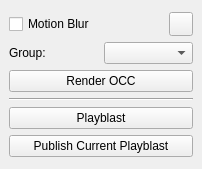
<?xml version="1.0" encoding="UTF-8"?>
<ui version="4.0">
 <class>MainWindow</class>
 <widget class="QMainWindow" name="MainWindow">
  <property name="geometry">
   <rect>
    <x>0</x>
    <y>0</y>
    <width>202</width>
    <height>169</height>
   </rect>
  </property>
  <property name="windowTitle">
   <string>Playblast</string>
  </property>
  <widget class="QWidget" name="centralwidget">
   <layout class="QVBoxLayout" name="verticalLayout_2">
    <item>
     <layout class="QVBoxLayout" name="verticalLayout">
      <item>
       <layout class="QHBoxLayout" name="horizontalLayout_2">
        <item>
         <widget class="QCheckBox" name="motionBlur_chb">
          <property name="text">
           <string>Motion Blur</string>
          </property>
         </widget>
        </item>
        <item>
         <widget class="QPushButton" name="settings_btn">
          <property name="maximumSize">
           <size>
            <width>24</width>
            <height>24</height>
           </size>
          </property>
          <property name="toolTip">
           <string>&lt;html&gt;&lt;head/&gt;&lt;body&gt;&lt;p&gt;set render path&lt;/p&gt;&lt;/body&gt;&lt;/html&gt;</string>
          </property>
          <property name="text">
           <string/>
          </property>
         </widget>
        </item>
       </layout>
      </item>
      <item>
       <layout class="QHBoxLayout" name="horizontalLayout">
        <item>
         <widget class="QLabel" name="label">
          <property name="text">
           <string>Group:</string>
          </property>
         </widget>
        </item>
        <item>
         <widget class="QComboBox" name="group_cmb"/>
        </item>
       </layout>
      </item>
      <item>
       <widget class="QPushButton" name="renderOcc_btn">
        <property name="text">
         <string>Render OCC</string>
        </property>
       </widget>
      </item>
      <item>
       <widget class="Line" name="line">
        <property name="orientation">
         <enum>Qt::Horizontal</enum>
        </property>
       </widget>
      </item>
      <item>
       <widget class="QPushButton" name="playblast_btn">
        <property name="text">
         <string>Playblast</string>
        </property>
       </widget>
      </item>
      <item>
       <widget class="QPushButton" name="publish_btn">
        <property name="text">
         <string>Publish Current Playblast</string>
        </property>
       </widget>
      </item>
     </layout>
    </item>
   </layout>
  </widget>
 </widget>
 <resources/>
 <connections/>
</ui>
